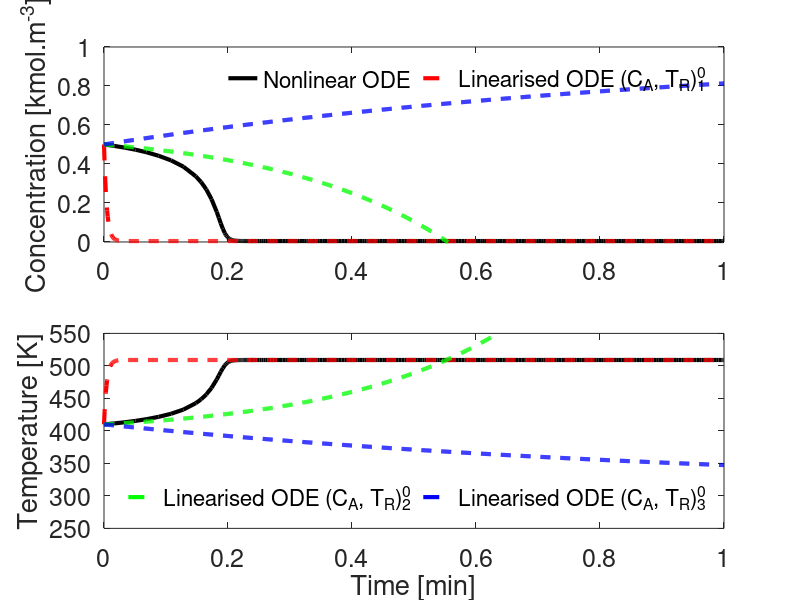
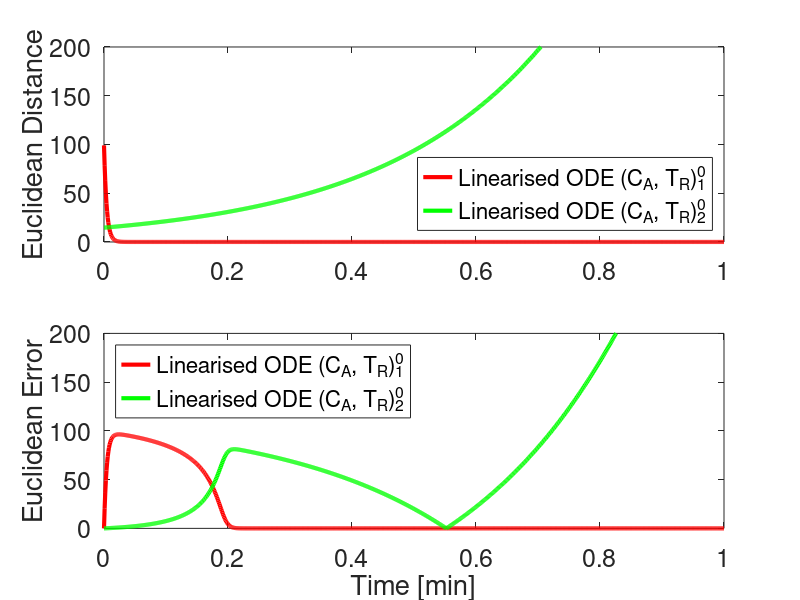

The MATLAB source for these figures, in order:
% CSTR Linearisation
clear all
close all
clc
format short
options = optimset('Display','off');

%% Specify the reactor parameters
V = 0.1; %m3 
R = 8.314; %kJ/kmol.K
CA0 = 1.0; %kmol/m3
TA0 = 310.0; %K
dH = -4.78e4; %kJ/kmol
k0 = 72.0e9; %1/min
E = 8.314e4; %kJ/kmol
Cp = 0.239; %kJ/kgK
rho = 1000.0; %kg/m3
F = 100e-3; %m3/min

%% Reactor dynamics
% x(1) = CA
% x(2) = TR
sys = @(t, x, Q) [F/V*CA0 - (F/V + k0*exp(-E/(R*x(2))))*x(1);
                F/V*TA0 - F/V*x(2) - dH/(rho*Cp)*k0*exp(-E/(R*x(2)))*x(1)+Q/(rho*Cp*V)];

J = @(x) [-F/V-k0*exp(-E/(R*x(2))),-x(1)*k0*exp(-E/(R*x(2)))*(E/(R*x(2)^2));-dH/(rho*Cp)*k0*exp(-E/(R*x(2))),-(F/V + dH/(rho*Cp)*k0*exp(-E/(R*x(2)))*(E/(R*x(2)^2))*x(1))];

guess1 = [0.0, 509.];
guess2 = [0.57, 395.];
guess3 = [0.99, 310.];
[xss1, ~] = fsolve(@(x) sys(1.0, x, 0.0), guess1, options);
[xss2, ~] = fsolve(@(x) sys(1.0, x, 0.0), guess2, options);
[xss3, ~] = fsolve(@(x) sys(1.0, x, 0.0), guess3, options);      

J1 = J(xss1);
e1 = eig(J1); %stability for critical point
J2 = J(xss2);
e2 = eig(J2); %stability for critical point
J3 = J(xss3);
e3 = eig(J3); %stability for critical point

lin1 = @(x, Q) J1*x - J1*xss1' + [0.0; 1./(rho*Cp*V)]*Q;
lin2 = @(x, Q) J2*x - J2*xss2' + [0.0; 1./(rho*Cp*V)]*Q;
lin3 = @(x, Q) J3*x - J3*xss3' + [0.0; 1./(rho*Cp*V)]*Q;

%% Check Approximations
init = [0.5; 410];
tend = 1.0;
h = 0.001;
ts = 0:h:tend;
Qin = 0.0; %input
%% Approximation 1
[tnl, ynl] = ode45(@(t,x) sys(t,x, Qin), [0 tend], init);

y1lin = zeros(2,length(ts));
y1lin(:, 1) = init;
y2lin = zeros(2,length(ts));
y2lin(:, 1) = init;
y3lin = zeros(2,length(ts));
y3lin(:, 1) = init;
ynlfe = zeros(2,length(ts));
ynlfe(:, 1) = init;
for k=2:length(ts)
    y1lin(:,k) = y1lin(:,k-1) + h*lin1(y1lin(:,k-1), Qin);
    y2lin(:,k) = y2lin(:,k-1) + h*lin2(y2lin(:,k-1), Qin);
    y3lin(:,k) = y3lin(:,k-1) + h*lin3(y3lin(:,k-1), Qin);
    ynlfe(:,k) = ynlfe(:,k-1) + h*sys(0.0, ynlfe(:,k-1), Qin); 
end

%% Norm distance
n1 = zeros(1,length(ts));
n2 = zeros(1,length(ts));
err1 = zeros(1,length(ts));
err2 = zeros(1,length(ts));
for k=1:length(ts)
    n1(1,k) = norm(y1lin(:,k)'-xss1);
    n2(1,k) = norm(y2lin(:,k)'-xss2);
    err1(1,k) = norm(y1lin(:,k)'-ynlfe(:,k)');
    err2(1,k) = norm(y2lin(:,k)'-ynlfe(:,k)');
end

figure(1)
subplot(2,1,1)
p1 = plot(tnl,ynl(:,1),'k','LineWidth',3);
hold on
p1lin1 = plot(ts, y1lin(1,:),'r--','LineWidth',3);
p2lin1 = plot(ts, y2lin(1,:),'g--','LineWidth',3);
p3lin1 = plot(ts, y3lin(1,:),'b--','LineWidth',3);
ylim([0.0, 1.0])
hold off
legend([p1, p1lin1],'Nonlinear ODE','Linearised ODE (C_A, T_R)^0_1','Location', 'northeast','Orientation','horizontal');
legend('boxoff')
ylabel('Concentration [kmol.m^{-3}]','fontsize', 18)
set(gca,'fontsize', 18);

subplot(2,1,2)
p2 = plot(tnl,ynl(:,2),'k','LineWidth',3);
hold on
p1lin2 = plot(ts, y1lin(2,:),'r--','LineWidth',3);
p2lin2 = plot(ts, y2lin(2,:),'g--','LineWidth',3);
p3lin2 = plot(ts, y3lin(2,:),'b--','LineWidth',3);
ylim([250, 550])
hold off
legend([p2lin2, p3lin2],'Linearised ODE (C_A, T_R)^0_2','Linearised ODE (C_A, T_R)^0_3','Location', 'southeast','Orientation','horizontal');
legend('boxoff')
xlabel('Time [min]','fontsize', 18)
ylabel('Temperature [K]','fontsize', 18)
set(gca,'fontsize', 18);

figure(2)
subplot(2,1,1)
pedist1 = plot(ts, n1(1,:),'r-','LineWidth',3);
hold on
pedist2 = plot(ts, n2(1,:),'g-','LineWidth',3);
hold off
ylim([0, 200])
ylabel('Euclidean Distance','fontsize', 18)
set(gca,'fontsize', 18);
legend([pedist1, pedist2],'Linearised ODE (C_A, T_R)^0_1', 'Linearised ODE (C_A, T_R)^0_2','Location', 'southeast');

subplot(2,1,2)
perr1 = plot(ts, err1(1,:),'r-','LineWidth',3);
hold on
perr2 = plot(ts, err2(1,:),'g-','LineWidth',3);
hold off
ylim([0, 200])
legend([perr1, perr2],'Linearised ODE (C_A, T_R)^0_1', 'Linearised ODE (C_A, T_R)^0_2','Location', 'northwest');
xlabel('Time [min]','fontsize', 18)
ylabel('Euclidean Error','fontsize', 18)
set(gca,'fontsize', 18);
% 
% h=gcf;
% set(h,'PaperOrientation','landscape');
% set(h,'PaperUnits','normalized');
% set(h,'PaperPosition', [0 0 1 1]);
% print(gcf, '-dpdf', 'cstr_op5.pdf');

